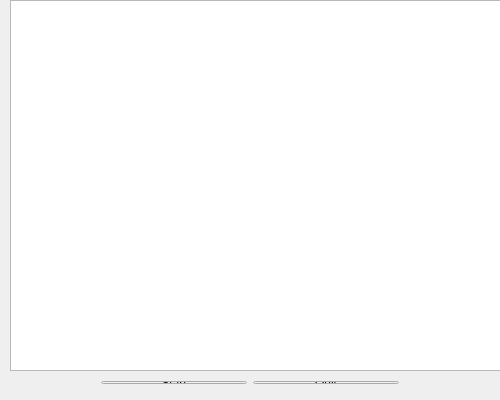
<?xml version="1.0" encoding="UTF-8"?>
<ui version="4.0">
 <class>MainWindow</class>
 <widget class="QMainWindow" name="MainWindow">
  <property name="geometry">
   <rect>
    <x>0</x>
    <y>0</y>
    <width>500</width>
    <height>400</height>
   </rect>
  </property>
  <property name="minimumSize">
   <size>
    <width>500</width>
    <height>400</height>
   </size>
  </property>
  <property name="maximumSize">
   <size>
    <width>500</width>
    <height>400</height>
   </size>
  </property>
  <property name="windowTitle">
   <string>MainWindow</string>
  </property>
  <widget class="QWidget" name="centralWidget">
   <widget class="QWidget" name="layoutWidget">
    <property name="geometry">
     <rect>
      <x>90</x>
      <y>370</y>
      <width>320</width>
      <height>25</height>
     </rect>
    </property>
    <layout class="QHBoxLayout" name="horizontalLayout">
     <item>
      <widget class="QPushButton" name="pushButton">
       <property name="text">
        <string>Start</string>
       </property>
      </widget>
     </item>
     <item>
      <widget class="QPushButton" name="pushButton_4">
       <property name="text">
        <string>Quit</string>
       </property>
      </widget>
     </item>
    </layout>
   </widget>
   <widget class="QGraphicsView" name="graphicsView">
    <property name="geometry">
     <rect>
      <x>10</x>
      <y>0</y>
      <width>491</width>
      <height>371</height>
     </rect>
    </property>
   </widget>
  </widget>
 </widget>
 <layoutdefault spacing="6" margin="11"/>
 <resources/>
 <connections/>
</ui>
